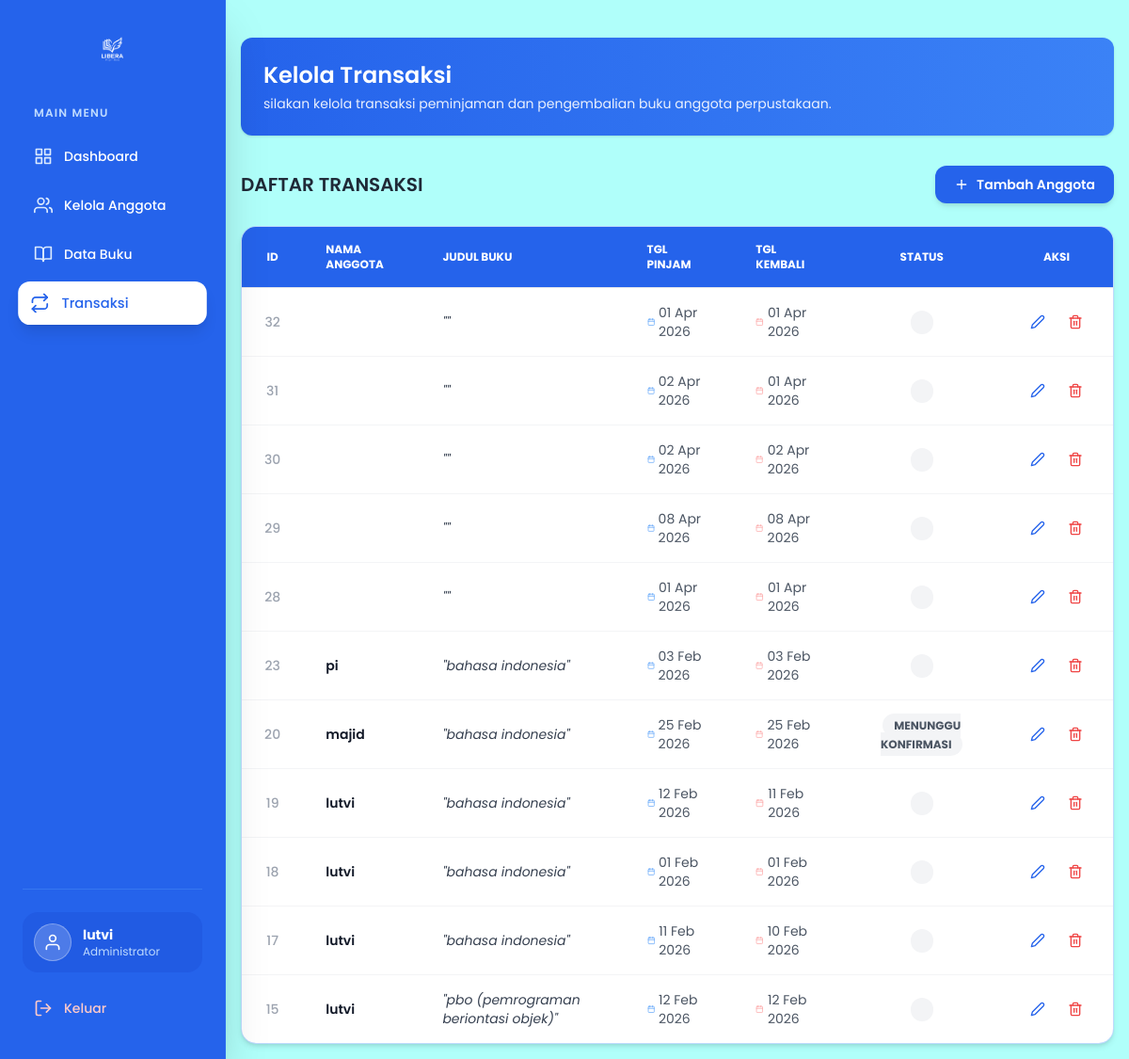
Screenshot of /Libera/admin/transaksi.php (signed in) with the database file from the repository.
### tables this page shows
CREATE TABLE `transaksi` (
  `id_transaksi` int(11) NOT NULL,
  `id_anggota` int(11) DEFAULT NULL,
  `id_users` int(11) NOT NULL,
  `nama` varchar(100) NOT NULL,
  `judul_buku` varchar(255) NOT NULL,
  `tanggal_pinjam` date NOT NULL,
  `tanggal_kembali` date NOT NULL,
  `status` enum('menunggu konfirmasi','disetujui','ditolak') NOT NULL,
  `id_buku` int(11) DEFAULT NULL,
  `total_pinjam` int(11) NOT NULL
);

### Libera/admin/transaksi.php (the view, shortened to what this page needs)
<?php
include '../config/koneksi.php';
$query = "SELECT * FROM transaksi ORDER BY id_transaksi DESC";
$result = mysqli_query($koneksi, $query);
?>
<!DOCTYPE html>
<html lang="en">
<head>
    <script src="https://cdn.tailwindcss.com"></script>
</head>
<body class="bg-[#B0FFFA]">
    <?php include 'partials/sidebar.php'; ?>
    <main class="ml-60 p-4 min-h-screen">
        <section>
            <div class="mt-6 bg-gradient-to-r from-blue-600 to-blue-500 p-6 rounded-xl shadow text-white">
                <h2 class="text-2xl font-semibold mb-1">
                    Kelola Transaksi
                </h2>
                <p class="text-sm opacity-90">
                    silakan kelola transaksi peminjaman dan pengembalian buku anggota perpustakaan.
                </p>
            </div>
            <div class="mt-8 flex justify-between items-center mb-6">
                <h2 class="text-xl font-semibold text-gray-800">DAFTAR TRANSAKSI</h2>
                <a href="../admin/tambah_anggota.php"
                    class="flex items-center gap-2 px-5 py-2.5 bg-blue-600 text-white font-semibold rounded-xl hover:bg-blue-700 transition-all shadow-md hover:shadow-lg text-sm">
                    <i data-feather="plus" class="w-4 h-4"></i>
                    Tambah Anggota
                </a>
            </div>
            <div class="mt-4 relative overflow-hidden bg-blue-300 shadow-md rounded-2xl border border-blue-200">
                <table class="w-full text-sm text-left text-gray-600">
                    <thead class="text-xs uppercase bg-blue-600 text-white border-b border-gray-200">
                        <tr>
                            <th class="px-6 py-4 font-bold text-center">ID</th>
                            <th class="px-6 py-4 font-bold">Nama Anggota</th>
                            <th class="px-6 py-4 font-bold">Judul Buku</th>
                            <th class="px-6 py-4 font-bold">Tgl Pinjam</th>
                            <th class="px-6 py-4 font-bold">Tgl Kembali</th>
                            <th class="px-6 py-4 font-bold text-center">Status</th>
                            <th class="px-6 py-4 font-bold text-center">Aksi</th>
                        </tr>
                    </thead>
                    <tbody class="divide-y divide-gray-100 bg-white">
                        <?php
                        while ($row = mysqli_fetch_assoc($result)) {
                            $status_class = "";
                            if ($row['status'] == 'dipinjam') {
                                $status_class = "bg-orange-100 text-orange-600";
                            } elseif ($row['status'] == 'kembali') {
                                $status_class = "bg-green-100 text-green-600";
                            } else {
                                $status_class = "bg-gray-100 text-gray-600";
                            }
                            ?>
                            <tr class="hover:bg-blue-50/50 transition-colors">
                                <td class="px-6 py-4 text-center font-medium text-gray-400">
                                    <?php echo $row['id_transaksi']; ?>
                                </td>
                                <td class="px-6 py-4">
                                    <div class="font-semibold text-gray-900">
                                        <?php echo isset($row['nama']) ? $row['nama'] : '-'; ?></div>
                                </td>
                                <td class="px-6 py-4">
                                    <div class="text-gray-700 italic">"<?php echo $row['judul_buku']; ?>"</div>
                                </td>
                                <td class="px-6 py-4">
                                    <span class="flex items-center gap-1">
                                        <i data-feather="calendar" class="w-3 h-3 text-blue-400"></i>
                                        <?php echo date('d M Y', strtotime($row['tanggal_pinjam'])); ?>
                                    </span>
                                </td>
                                <td class="px-6 py-4">
                                    <span class="flex items-center gap-1">
                                        <i data-feather="calendar" class="w-3 h-3 text-red-300"></i>
                                        <?php echo date('d M Y', strtotime($row['tanggal_kembali'])); ?>
                                    </span>
                                </td>
                                <td class="px-6 py-4 text-center">
                                    <span
                                        class="px-3 py-1 rounded-full text-xs font-bold uppercase <?php echo $status_class; ?>">
                                        <?php echo $row['status']; ?>
                                    </span>
                                </td>
                                <td class="px-6 py-4">
                                    <div class="flex items-center justify-center gap-2">
                                        <a href="edit_transaksi.php?id=<?php echo $row['id_buku']; ?>"
                                            class="p-2 text-blue-600 hover:bg-blue-100 rounded-lg transition-all"
                                            title="Edit Transaksi">
                                            <i data-feather="edit-2" class="w-4 h-4"></i>
                                        </a>
                                        <a href="../aksi/aksi_hapus_transaksi.php?id=<?php echo $row['id_buku']; ?>"
                                            onclick="return confirm('Yakin ingin menghapus data transaksi ini?')"
                                            class="p-2 text-red-500 hover        :bg-red-50 rounded-lg transition-all"
                                            title="Hapus">
                                            <i data-feather="trash-2" class="w-4 h-4"></i>
                                        </a>
                                    </div>
                                </td>
                            </tr>
                            <?php
                        }
                        ?>
                    </tbody>
                </table>
            </div>
        </section>
    </main>
</body>
</html>

### Libera/admin/transaksi.php (style rules this page uses)
body { font-family: 'Poppins', sans-serif; }

### rows the page displays
transaksi: id_transaksi "32", tanggal_pinjam "01 Apr 2026", tanggal_kembali "01 Apr 2026"
transaksi: id_transaksi "31", tanggal_pinjam "02 Apr 2026", tanggal_kembali "01 Apr 2026"
transaksi: id_transaksi "30", tanggal_pinjam "02 Apr 2026", tanggal_kembali "02 Apr 2026"
transaksi: id_transaksi "29", tanggal_pinjam "08 Apr 2026", tanggal_kembali "08 Apr 2026"
transaksi: id_transaksi "28", tanggal_pinjam "01 Apr 2026", tanggal_kembali "01 Apr 2026"
transaksi: id_transaksi "23", nama "pi", judul_buku "bahasa indonesia", tanggal_pinjam "03 Feb 2026", tanggal_kembali "03 Feb 2026"
transaksi: id_transaksi "20", nama "majid", judul_buku "bahasa indonesia", tanggal_pinjam "25 Feb 2026", tanggal_kembali "25 Feb 2026", status "MENUNGGU KONFIRMASI"
transaksi: id_transaksi "19", nama "lutvi", judul_buku "bahasa indonesia", tanggal_pinjam "12 Feb 2026", tanggal_kembali "11 Feb 2026"
transaksi: id_transaksi "18", nama "lutvi", judul_buku "bahasa indonesia", tanggal_pinjam "01 Feb 2026", tanggal_kembali "01 Feb 2026"
transaksi: id_transaksi "17", nama "lutvi", judul_buku "bahasa indonesia", tanggal_pinjam "11 Feb 2026", tanggal_kembali "10 Feb 2026"
transaksi: id_transaksi "15", nama "lutvi", judul_buku "pbo (pemrograman beriontasi objek)", tanggal_pinjam "12 Feb 2026", tanggal_kembali "12 Feb 2026"

### other values shown
$_SESSION['username'] "lutvi"
